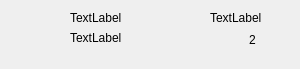
<?xml version="1.0" encoding="UTF-8"?>
<ui version="4.0">
 <class>Form</class>
 <widget class="QWidget" name="Form">
  <property name="geometry">
   <rect>
    <x>0</x>
    <y>0</y>
    <width>300</width>
    <height>69</height>
   </rect>
  </property>
  <property name="windowTitle">
   <string>Form</string>
  </property>
  <widget class="QLabel" name="avatar_label">
   <property name="geometry">
    <rect>
     <x>10</x>
     <y>10</y>
     <width>51</width>
     <height>41</height>
    </rect>
   </property>
   <property name="text">
    <string/>
   </property>
   <property name="pixmap">
    <pixmap>../../../../Downloads/7163d1636161a58fc386906ba3b6100a.webp</pixmap>
   </property>
   <property name="scaledContents">
    <bool>true</bool>
   </property>
  </widget>
  <widget class="QLabel" name="person_label">
   <property name="geometry">
    <rect>
     <x>70</x>
     <y>10</y>
     <width>60</width>
     <height>16</height>
    </rect>
   </property>
   <property name="text">
    <string>TextLabel</string>
   </property>
  </widget>
  <widget class="QLabel" name="message_preview_label">
   <property name="geometry">
    <rect>
     <x>70</x>
     <y>30</y>
     <width>180</width>
     <height>16</height>
    </rect>
   </property>
   <property name="minimumSize">
    <size>
     <width>180</width>
     <height>0</height>
    </size>
   </property>
   <property name="text">
    <string>TextLabel</string>
   </property>
   <property name="buddy">
    <cstring>message_preview_label</cstring>
   </property>
  </widget>
  <widget class="QLabel" name="date_time_label">
   <property name="geometry">
    <rect>
     <x>210</x>
     <y>10</y>
     <width>60</width>
     <height>16</height>
    </rect>
   </property>
   <property name="text">
    <string>TextLabel</string>
   </property>
  </widget>
  <widget class="QLabel" name="unread_count">
   <property name="geometry">
    <rect>
     <x>249</x>
     <y>30</y>
     <width>21</width>
     <height>20</height>
    </rect>
   </property>
   <property name="text">
    <string>2</string>
   </property>
  </widget>
 </widget>
 <resources/>
 <connections/>
</ui>
